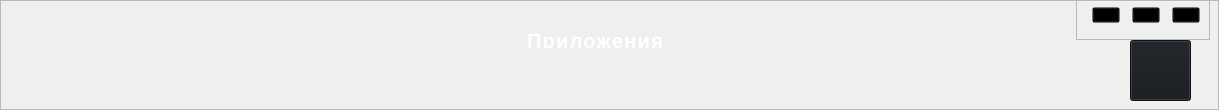
              <widget class="QFrame" name="frame_4">
               <property name="maximumSize">
                <size>
                 <width>16777215</width>
                 <height>110</height>
                </size>
               </property>
               <property name="frameShape">
                <enum>QFrame::StyledPanel</enum>
               </property>
               <property name="frameShadow">
                <enum>QFrame::Raised</enum>
               </property>
               <widget class="QPushButton" name="pushBackMenu">
                <property name="geometry">
                 <rect>
                  <x>1130</x>
                  <y>40</y>
                  <width>61</width>
                  <height>61</height>
                 </rect>
                </property>
                <property name="minimumSize">
                 <size>
                  <width>0</width>
                  <height>0</height>
                 </size>
                </property>
                <property name="styleSheet">
                 <string notr="true">QPushButton#pushBackMenu
{
background-color:#161A1E;
}
QPushButton#pushBackMenu:hover
{
background-color:white;
}
</string>
                </property>
                <property name="text">
                 <string/>
                </property>
                <property name="icon">
                 <iconset>
                  <normaloff>image/icon/back-left-arrow-circular-button-outline.png</normaloff>image/icon/back-left-arrow-circular-button-outline.png</iconset>
                </property>
                <property name="iconSize">
                 <size>
                  <width>63</width>
                  <height>63</height>
                 </size>
                </property>
               </widget>
               <widget class="QFrame" name="frame">
                <property name="geometry">
                 <rect>
                  <x>1070</x>
                  <y>-10</y>
                  <width>140</width>
                  <height>50</height>
                 </rect>
                </property>
                <property name="minimumSize">
                 <size>
                  <width>140</width>
                  <height>40</height>
                 </size>
                </property>
                <property name="maximumSize">
                 <size>
                  <width>140</width>
                  <height>50</height>
                 </size>
                </property>
                <property name="styleSheet">
                 <string notr="true">*
{
	margin-left:6px;
}
QPushButton#pushClose{
	background-color:rgba(0,0,0,0);
	color:rgba(85,98,112,255);
}
QPushButton#pushClose:hover{
	color:rgba(155,168,182,220);
}
QPushButton#pushClose:pressed{
	padding-left:5px;
	padding-top:5px;
	color:rgba(115,128,142,255)
}
QPushButton#pushCollapse{
	background-color:rgba(0,0,0,0);
	color:rgba(85,98,112,255);
}
QPushButton#pushCollapse:hover{
	color:rgba(155,168,182,220);
}
QPushButton#pushCollapse:pressed{
	padding-left:3px;
	padding-top:3px;
	color:rgba(115,128,142,255)
}
QPushButton#pushUnwrap{
	background-color:rgba(0,0,0,0);
	color:rgba(85,98,112,255);
}
QPushButton#pushUnwrap:hover{
	color:rgba(155,168,182,220);
}
QPushButton#pushUnwrap:pressed{
	padding-left:5px;
	padding-top:5px;
	color:rgba(115,128,142,255)
}</string>
                </property>
                <property name="frameShape">
                 <enum>QFrame::StyledPanel</enum>
                </property>
                <property name="frameShadow">
                 <enum>QFrame::Raised</enum>
                </property>
                <layout class="QHBoxLayout" name="horizontalLayout_8">
                 <item>
                  <widget class="QPushButton" name="pushCollapse">
                   <property name="text">
                    <string/>
                   </property>
                   <property name="icon">
                    <iconset resource="DownloadSoft.qrc">
                     <normaloff>:/icon/image/icon/free-icon-minimize-4889317.png</normaloff>:/icon/image/icon/free-icon-minimize-4889317.png</iconset>
                   </property>
                   <property name="iconSize">
                    <size>
                     <width>32</width>
                     <height>32</height>
                    </size>
                   </property>
                  </widget>
                 </item>
                 <item>
                  <widget class="QPushButton" name="pushUnwrap">
                   <property name="text">
                    <string/>
                   </property>
                   <property name="icon">
                    <iconset resource="DownloadSoft.qrc">
                     <normaloff>:/icon/image/icon/free-icon-expand-510829.png</normaloff>:/icon/image/icon/free-icon-expand-510829.png</iconset>
                   </property>
                   <property name="iconSize">
                    <size>
                     <width>25</width>
                     <height>25</height>
                    </size>
                   </property>
                  </widget>
                 </item>
                 <item>
                  <widget class="QPushButton" name="pushClose">
                   <property name="text">
                    <string/>
                   </property>
                   <property name="icon">
                    <iconset resource="DownloadSoft.qrc">
                     <normaloff>:/icon/image/icon/close.png</normaloff>:/icon/image/icon/close.png</iconset>
                   </property>
                   <property name="iconSize">
                    <size>
                     <width>32</width>
                     <height>32</height>
                    </size>
                   </property>
                  </widget>
                 </item>
                </layout>
               </widget>
               <widget class="QLabel" name="logo_img">
                <property name="geometry">
                 <rect>
                  <x>30</x>
                  <y>10</y>
                  <width>70</width>
                  <height>80</height>
                 </rect>
                </property>
                <property name="maximumSize">
                 <size>
                  <width>70</width>
                  <height>80</height>
                 </size>
                </property>
                <property name="text">
                 <string/>
                </property>
                <property name="pixmap">
                 <pixmap resource="DownloadSoft.qrc">:/icon/image/icon/free-icon-letter-z-8061473 (1).png</pixmap>
                </property>
               </widget>
               <widget class="QLabel" name="label_3">
                <property name="geometry">
                 <rect>
                  <x>500</x>
                  <y>10</y>
                  <width>221</width>
                  <height>62</height>
                 </rect>
                </property>
                <property name="font">
                 <font>
                  <pointsize>-1</pointsize>
                  <weight>87</weight>
                  <bold>true</bold>
                  <underline>false</underline>
                  <strikeout>false</strikeout>
                 </font>
                </property>
                <property name="styleSheet">
                 <string notr="true">background-color:rgba(0,0,0,0);
	color:white;

	padding: 20px;
    text-align: center;
    text-decoration: none;
    display: inline-block;
    font-size: 20px;
    margin: 4px 2px;
  text-transform: uppercase;
  letter-spacing: 1.3px;
  font-weight: 700;

</string>
                </property>
                <property name="text">
                 <string>Приложения</string>
                </property>
               </widget>
              </widget>
